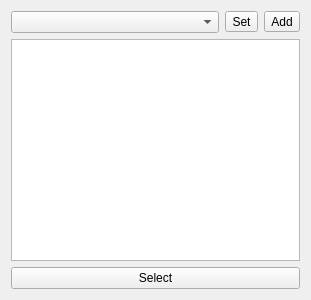
<?xml version="1.0" encoding="UTF-8"?>
<ui version="4.0">
 <class>SelectionWidget</class>
 <widget class="QWidget" name="SelectionWidget">
  <property name="geometry">
   <rect>
    <x>0</x>
    <y>0</y>
    <width>311</width>
    <height>300</height>
   </rect>
  </property>
  <property name="windowTitle">
   <string>Form</string>
  </property>
  <layout class="QVBoxLayout" name="verticalLayout">
   <item>
    <layout class="QHBoxLayout" name="horizontalLayout">
     <item>
      <widget class="QComboBox" name="groupsComboBox"/>
     </item>
     <item>
      <widget class="QToolButton" name="toolButtonSet">
       <property name="enabled">
        <bool>true</bool>
       </property>
       <property name="text">
        <string>Set</string>
       </property>
      </widget>
     </item>
     <item>
      <widget class="QToolButton" name="toolButtonAdd">
       <property name="enabled">
        <bool>true</bool>
       </property>
       <property name="text">
        <string>Add</string>
       </property>
      </widget>
     </item>
    </layout>
   </item>
   <item>
    <widget class="QTreeWidget" name="objectTreeWidget">
     <property name="selectionMode">
      <enum>QAbstractItemView::ExtendedSelection</enum>
     </property>
     <attribute name="headerVisible">
      <bool>false</bool>
     </attribute>
     <column>
      <property name="text">
       <string notr="true">1</string>
      </property>
     </column>
    </widget>
   </item>
   <item>
    <widget class="QPushButton" name="selectPushButton">
     <property name="text">
      <string>Select</string>
     </property>
    </widget>
   </item>
  </layout>
 </widget>
 <resources/>
 <connections/>
</ui>
